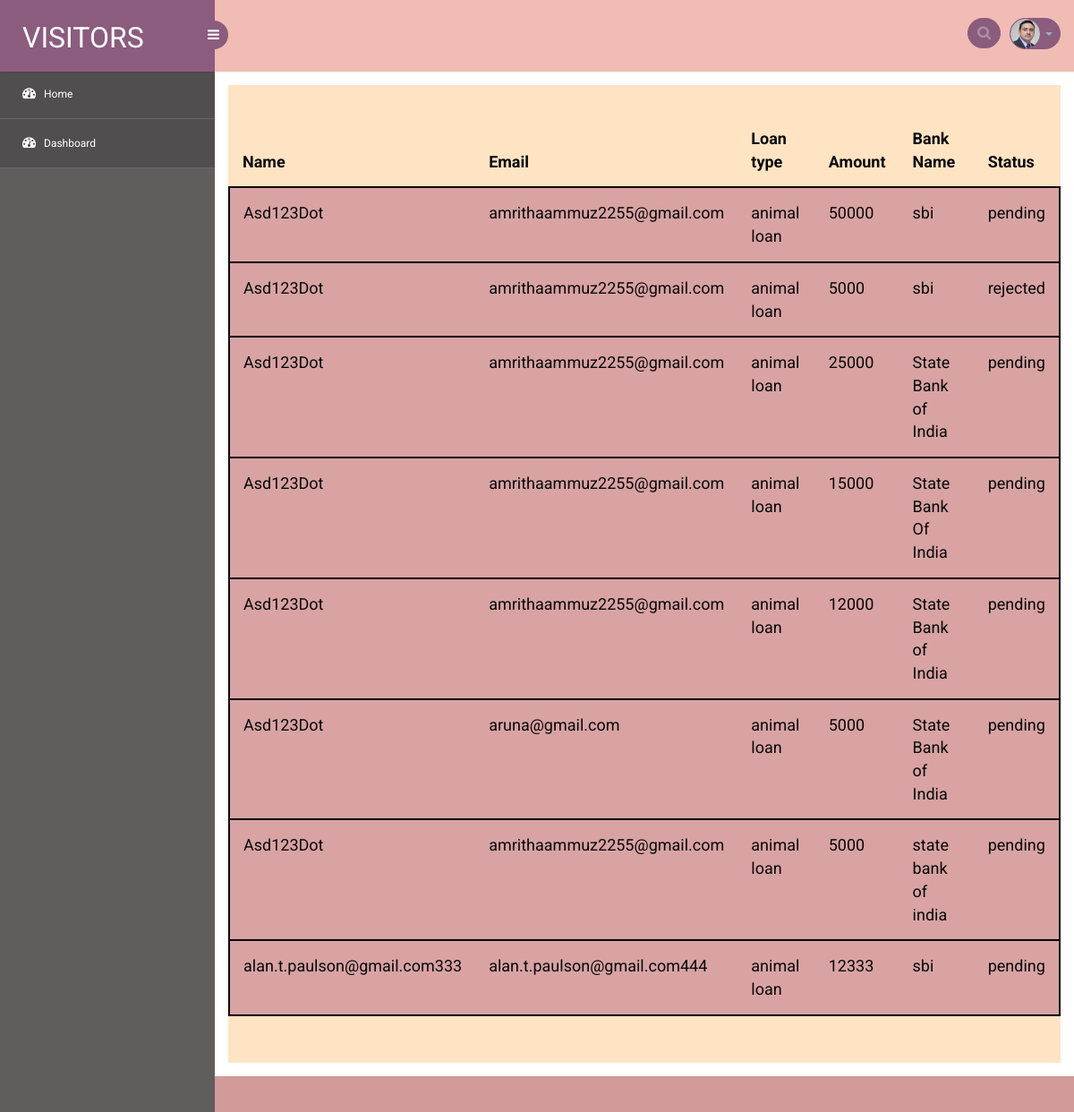
/view_my_loans, run on the app's committed database.
### animal/models.py (models this page shows, shortened)
class Loan(models.Model):
    user=models.ForeignKey(User,on_delete=models.CASCADE,null=True,blank=True)
    email=models.CharField(max_length=50)
    loan_type=models.ForeignKey(LoanType,on_delete=models.CASCADE,null=True,blank=True)
    amount=models.IntegerField()
    bank_name=models.CharField(max_length=50)
    approved='approved'
    pending='pending'
    rejected='rejected'
    statuses=[
        (approved,'approved'),
        (pending,'pending'),
        (rejected,'rejected')
    ]
    status=models.CharField(max_length=30,choices=statuses,default=pending)

class LoanType(models.Model):
    loan_name=models.CharField(max_length=50)
    def __str__(self):
        return str(self.loan_name)

### animal/views.py (the view)
# urls.py: path('view_my_loans',views.view_my_loans,name='view_my_loans'),
def view_my_loans(request):
    loans=Loan.objects.all()
    return render(request,'view_my_loans.html',{'loans':loans})

### animal/templates/view_my_loans.html (shortened to what this page needs)
{% extends 'dashboard.html' %}
{% block content %}
<div class="table-responsive table-shadow" style="background-color: bisque;padding-top: 2em;padding-bottom: 2em;">
    {% if loans %}
    <center>
    <table class="table" style="font-size: 20px;color: black;">
          <thead>
            <tr>
              <th scope="col"> Name</th>
              <th scope="col" style="padding-left: 1em;">Email</th>
              <th scope="col" style="padding-left:1em">Loan type</th>
              <th scope="col" style="padding-left:1em">Amount</th>
              <th scope="col" style="padding-left:1em">Bank Name</th>
              <th scope="col" style="padding-left:1em">Status</th>
            </tr>
          </thead>
          <tbody style="margin-top: 1em;">
              {% for i in loans %}
            <tr style="background-color: #d9a3a3;margin-top: 2em;padding-bottom: 2em;border:2px solid black;" >
                <td>{{ i.user.username}}</td>
              <td style="padding-left: 1em;">{{ i.email}}</td>
              <td style="padding-left: 1em;">{{ i.loan_type}}</td>
              <td style="padding-left: 1em;">{{ i.amount}}</td>
              <td style="padding-left: 1em;">{{ i.bank_name}}</td>
              <td style="padding-left: 1em;">{{ i.status}}</td>
            </tr>
            {% endfor %}
          </tbody>
    </table>
</center>
    {% else %}
    <span>No Doctors can be found...</span>
    {% endif %}
</div>
{% endblock %}

### animal/static/css1/style.css (style rules this page uses)
html, body { font-family: 'Roboto', sans-serif; font-size: 100%; overflow-x: hidden; background: url(../images/bg.jpg) no-repeat 0px 0px; background-size:cover; }
.table>thead>tr>th { border-bottom: 1px solid #e1ab91 ! important; }
.table>tbody>tr>td, .table>tbody>tr>th, .table>tfoot>tr>td, .table>tfoot>tr>th, .table>thead>tr>td, .table>thead>tr>th { border-bottom: 1px solid #e9e9e9 ! important; }
.table > thead > tr > th, .table > tbody > tr > th, .table > tfoot > tr > th, .table > thead > tr > td, .table > tbody > tr > td, .table > tfoot > tr > td { border-top: none !important; }
.table td, .table>tbody>tr>td, .table>tbody>tr>th, .table>tfoot>tr>td, .table>tfoot>tr>th, .table>thead>tr>td, .table>thead>tr>th { padding: 15px!important; }
.table > thead > tr > th, .table > tbody > tr > th, .table > tfoot > tr > th, .table > thead > tr > td, .table > tbody > tr > td, .table > tfoot > tr > td { font-size: 0.9em; color: rgb(8, 8, 8); border-top: none !important; }

### data on the page
Loan: user.username "Asd123Dot", email "amrithaammuz2255@gmail.com", loan_type "animal loan", amount "50000", bank_name "sbi", status "pending"
Loan: user.username "Asd123Dot", email "amrithaammuz2255@gmail.com", loan_type "animal loan", amount "5000", bank_name "sbi", status "rejected"
Loan: user.username "Asd123Dot", email "amrithaammuz2255@gmail.com", loan_type "animal loan", amount "25000", bank_name "State Bank of India", status "pending"
Loan: user.username "Asd123Dot", email "amrithaammuz2255@gmail.com", loan_type "animal loan", amount "15000", bank_name "State Bank Of India", status "pending"
Loan: user.username "Asd123Dot", email "amrithaammuz2255@gmail.com", loan_type "animal loan", amount "12000", bank_name "State Bank of India", status "pending"
Loan: user.username "Asd123Dot", email "aruna@gmail.com", loan_type "animal loan", amount "5000", bank_name "State Bank of India", status "pending"
Loan: user.username "Asd123Dot", email "amrithaammuz2255@gmail.com", loan_type "animal loan", amount "5000", bank_name "state bank of india", status "pending"
Loan: user.username "alan.t.paulson@gmail.com333", email "alan.t.paulson@gmail.com444", loan_type "animal loan", amount "12333", bank_name "sbi", status "pending"
